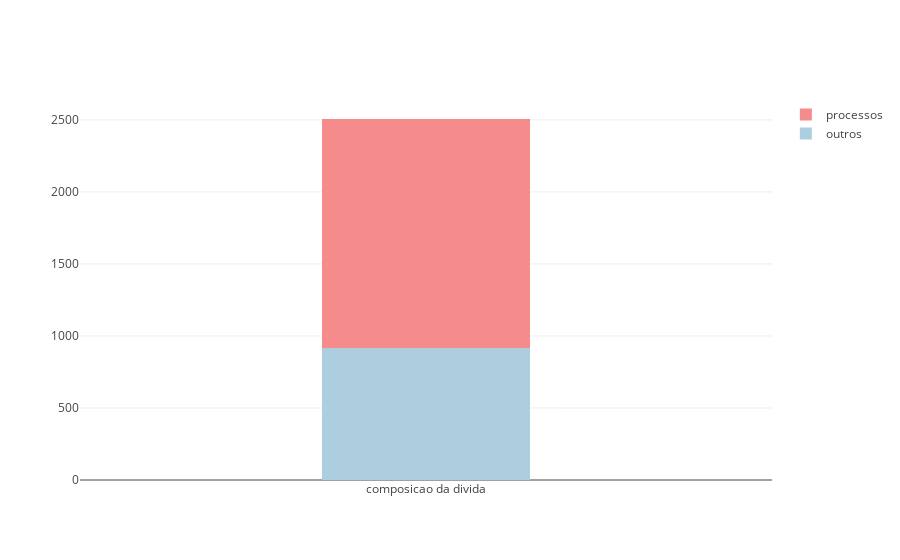

Source (notebook cell):
### Code cell
dt = df[df['cnpj']=='08326660000179']
data = list()
for el in dt['segmento'].unique().tolist():
    _d = dt[dt['segmento']==el]
    trace = go.Bar(
        x = ['composicao da divida'],
        y = [_d['valor_divida'].sum()],
        name = el,
        marker = dict(color=color_menu.get(el))
    )
    data.append(trace)
layout = go.Layout(barmode='stack', bargap=0.7)
fig = go.Figure(data=data, layout=layout)
iplot(fig)

### Figure 1 — Plotly figure (JSON) as saved in the notebook; plotly's stock layout.template omitted (floating-point values rounded to 4 significant figures)
{"data": [{"marker": {"color": "rgb(173,206,222)"}, "name": "outros", "type": "bar", "uid": "40ee1810-2b0b-480a-9a16-b064172eda88", "x": ["composicao da divida"], "y": [919.9]}, {"marker": {"color": "rgb(245,139,139)"}, "name": "processos", "type": "bar", "uid": "e456e1fc-2950-4018-bdee-f0ea6936122c", "x": ["composicao da divida"], "y": [1587.0]}], "layout": {"bargap": 0.7, "barmode": "stack"}}
